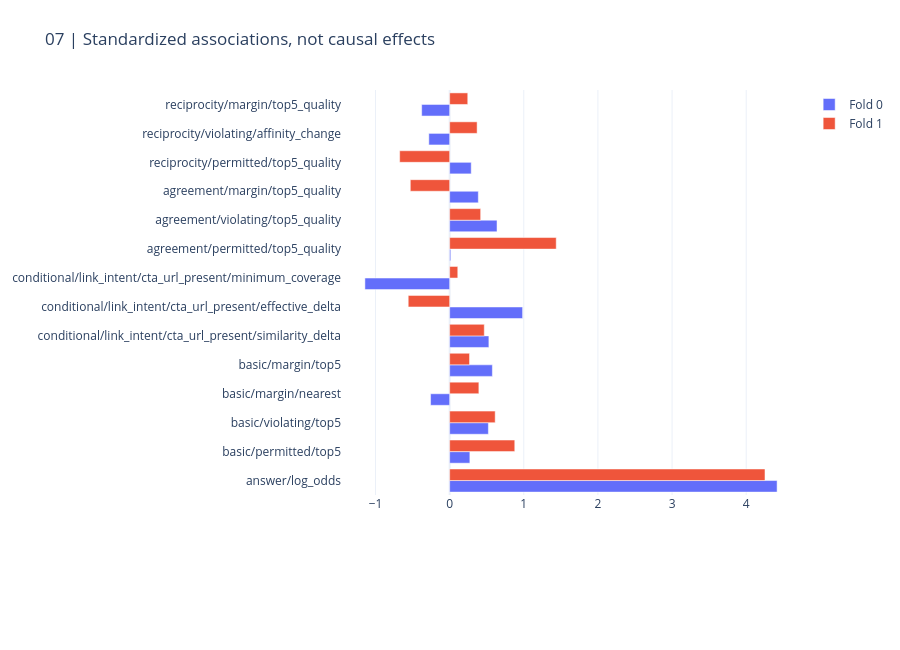

The code cell stored with this chart in its notebook:
### Markdown cell above
## 5. Fitted associations

Coefficients are not causal effects. Use matched additions/removals to judge evidence.

### Code cell
CHARTS[6].show(renderer="plotly_mimetype")

### Figure 1 — Plotly figure (JSON) as saved in the notebook; plotly's stock layout.template omitted (floating-point values rounded to 4 significant figures)
{"data": [{"name": "Fold 0", "orientation": "h", "type": "bar", "x": [4.417, 0.2726, 0.5223, -0.2574, 0.5762, 0.5291, 0.9842, -1.143, 0.01491, 0.6389, 0.3867, 0.2909, -0.2811, -0.3774], "y": ["answer/log_odds", "basic/permitted/top5", "basic/violating/top5", "basic/margin/nearest", "basic/margin/top5", "conditional/link_intent/cta_url_present/similarity_delta", "conditional/link_intent/cta_url_present/effective_delta", "conditional/link_intent/cta_url_present/minimum_coverage", "agreement/permitted/top5_quality", "agreement/violating/top5_quality", "agreement/margin/top5_quality", "reciprocity/permitted/top5_quality", "reciprocity/violating/affinity_change", "reciprocity/margin/top5_quality"]}, {"name": "Fold 1", "orientation": "h", "type": "bar", "x": [4.253, 0.8782, 0.614, 0.394, 0.268, 0.4671, -0.5588, 0.1096, 1.438, 0.4184, -0.5308, -0.6744, 0.3703, 0.2441], "y": ["answer/log_odds", "basic/permitted/top5", "basic/violating/top5", "basic/margin/nearest", "basic/margin/top5", "conditional/link_intent/cta_url_present/similarity_delta", "conditional/link_intent/cta_url_present/effective_delta", "conditional/link_intent/cta_url_present/minimum_coverage", "agreement/permitted/top5_quality", "agreement/violating/top5_quality", "agreement/margin/top5_quality", "reciprocity/permitted/top5_quality", "reciprocity/violating/affinity_change", "reciprocity/margin/top5_quality"]}], "layout": {"height": 650, "margin": {"b": 155, "l": 145, "r": 35, "t": 90}, "title": {"text": "07 | Standardized associations, not causal effects"}, "xaxis": {"automargin": true}, "yaxis": {"automargin": true}}}
